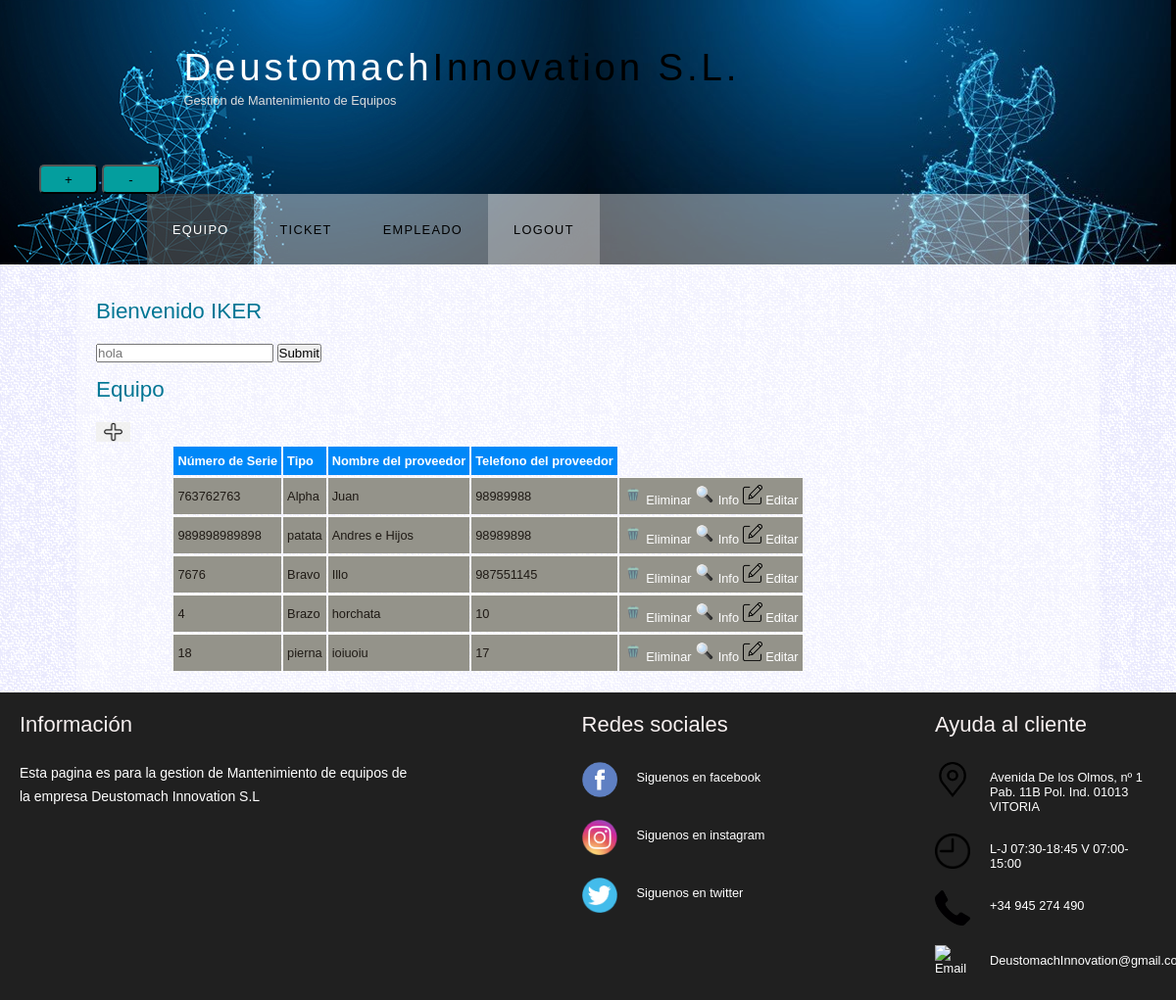
/myapp/listaEquipo/ (signed in), run on the app's committed database.
### myapp/models.py (models this page shows, shortened)
class Equipo(models.Model):
    numero_de_serie = models.IntegerField(default=0)
    modelo = models.CharField(max_length=50,default=' ')
    marca = models.CharField(max_length =50,default=' ')
    tipo_equipo = models.CharField(max_length =50,default=' ')
    fecha_adquisicion = models.DateField()
    fecha_puesta_en_marcha = models.DateField()
    proveedor_nombre = models.CharField(max_length =50,default=' ')
    proveedor_tlf = models.IntegerField(default=0)
    planta = models.CharField(max_length=50,default=' ')

### myapp/views.py (the view)
# urls.py: path('myapp/listaEquipo/', login_required(EquipoListView.as_view(), login_url='http://127.0.0.1:8000/myapp/login/'), name='ListaEquipos'),
class EquipoListView(ListView):
    model = Equipo
    template_name = 'listaEquipo.html'

### myapp/templates/listaEquipo.html
{% extends 'base.html' %}
{% load static %}
{% block main %}
      <div id="contenido" >
        <div id="buscador">
            <form action="http://127.0.0.1:8000/myapp/buscarEquipo/" method="GET">
              <input type="text" name="eq" placeholder="hola" value="{{request.GET.eq}}" id="cosadebuscar">
              <input class="botonbuscar" id="boton" type="submit">
            </form>
        </div>
        <h1>Equipo</h1>
        <a href="http://127.0.0.1:8000/myapp/createEquipo/" class="crear" ><img src="{% static 'imagenes/mas.png' %}" width="35px"></a>
        <table>
          <thead>
            <tr>
                <th class="cabecera">Número de Serie</th>
                <th class="cabecera">Tipo</th>
                <th class="cabecera">Nombre del proveedor</th>
                <th class="cabecera">Telefono del proveedor</th>
            </tr>
        </thead>
        <tbody>
            {% if object_list %}
            {% for equipo in object_list %}
            <tr id="lineaEquipo" onmouseover="cambiaColor()" onmouseout="colorOriginal()">
                <td>{{ equipo.numero_de_serie }}</td>
                <td>{{ equipo.tipo_equipo}}</td>
                <td>{{ equipo.proveedor_nombre }}</td>
                <td>{{ equipo.proveedor_tlf }}</td>
                <td>
                  <a href="{% url 'reto:DeleteEquipo' equipo.id %}"><img src="{% static 'imagenes/basura.png' %}" width="20px" height="20pxs"> Eliminar</a>
                  <a href="{% url 'reto:DetailEquipo' equipo.id %}"><img src="{% static 'imagenes/search.png' %}" width="20px" height="20pxs"> Info</a>
                  <a href="{% url 'reto:UpdateEquipo' equipo.id %}"> <img src="{% static 'imagenes/editar.png' %}" width="20px" height="20pxs"> Editar</a>
                </td>
            </tr>
            {% endfor %}
            {% else %}
            <h1>No hay proyectos disponibles</h1>
            {% endif %}
        </tbody>
        </table>
      </div>
{% endblock %}

### myapp/templates/base.html (shortened to what this page needs)
{% load static %}
<!DOCTYPE HTML>
<html lang="es">
<head>
  <link rel="stylesheet" type="text/css" href="{% static 'style/style.css' %}" title="style" />
  <link rel="stylesheet" href="{% static 'style/Contenido.css' %}">
  <link rel="stylesheet" href="{% static 'style/footer.css' %}">
  <link rel="stylesheet" href="{% static 'style/boton.css' %}">
</head>
  <body>
    <div id="main">
      <div id="header">
        <div id="logo">
          <div id="logo_text">
            <h1><a href="http://127.0.0.1:8000/myapp/listaEquipo/">Deustomach<span class="logo_colour">Innovation S.L.</span></a></h1>
            <h2>Gestión de Mantenimiento de Equipos</h2>
          </div>
        </div>
        <div id="zoom">
          <button id="boton3" onclick="masZoom()" >+</button>
          <button id="boton4" onclick="menosZoom()">-</button>
        </div>
        <div id="menubar">
          <ul id="menu">
            <li class="selected"><a href="http://127.0.0.1:8000/myapp/listaEquipo/">Equipo</a></li>
            <li><a href="http://127.0.0.1:8000/myapp/listaTicket/">Ticket</a></li>
            <li><a href="http://127.0.0.1:8000/myapp/listaEmpleado/">Empleado</a></li>
            <li id="logout"><a  href="http://127.0.0.1:8000/myapp/logout/">Logout</a></li>
          </ul>
        </div>
      </div>
      <div id="zona_contenido">
        <h1>Bienvenido {{user.username | upper}}</h1>
        {% block main %}
        {% endblock %}
      </div>
      <div id="footer">
        <div class="cuerpo-entero">
          <div class="cuerpo">
            <div class="columna1">
              <h4>
                Información
              </h4>
              <p>
                Esta pagina es para la gestion de Mantenimiento de equipos de la empresa Deustomach Innovation S.L
              </p>
            </div>
            <div class="columna2">
              <h4>
                Redes sociales
              </h4>
              <div class="fila">
                <a href="https://es-es.facebook.com/"><img src="{% static 'imagenes/facebook.png' %}" alt="facebook" width="36px" height="36px"> </a>
                <label> Siguenos en facebook</label>
              </div>
              <div class="fila">
                <a href="https://www.instagram.com/"><img src="{% static 'imagenes/instagram.png' %}" alt="instagram" width="36px" height="36px"> </a>
                <label> Siguenos en instagram</label>
              </div>
              <div class="fila">
                <a href="https://twitter.com/?lang=es"><img src="{% static 'imagenes/twitter.png' %}" alt="twitter" width="36px" height="36px"> </a>
                <label> Siguenos en twitter</label>
              </div>
            </div>
            <div class="columna3">
              <h4>
                Ayuda al cliente
              </h4>
              <div class="fila2">
                <a href="https://www.google.es/maps/search/Avenida+De+los+Olmos,+n%C2%BA+1+Pab.+11B+Pol.+Ind.+01013+VITORIA/@42.8739268,-2.6518166,19.32z?hl=es"><img src="{% static 'imagenes/localizador.png' %}" alt="Dirección" width="36px" height="36px"></a>
                <label> Avenida De los Olmos, nº 1 Pab. 11B
                  Pol. Ind.
                  01013 VITORIA
                </label>
              </div>
              <div class="fila2">
                <img src="{% static 'imagenes/reloj.png' %}" alt="Horario" width="36px" height="36px">
                <label> L-J 07:30-18:45 V 07:00-15:00 </label>
              </div>
              <div class="fila2">
                <img src="{% static 'imagenes/telefono.png' %}" alt="Telefono" width="36px" height="36px">
                <label> +34 945 274 490 </label>
              </div>
              <div class="fila2">
                <img src="{% static 'imagenes/email.png' %}" alt="Email" width="36px" height="36px">
                <label> DeustomachInnovation@gmail.com </label>
              </div>
            </div>
          </div>
        </div>
      </div>
    </div>
</body>
</html>

### myapp/static/style/style.css (style rules this page uses)
html { height: 100%; }
* { margin: 0; padding: 0; }
body { font: normal .80em 'trebuchet ms', arial, sans-serif; background: #F0EFE2 url(../imagenes/background.png) repeat; color: #777; }
p { padding: 0 0 20px 0; line-height: 1.7em; }
img { border: 0; }
h1, h3 { font: normal 175% 'century gothic', arial, sans-serif; color: #007694; margin: 0 0 15px 0; padding: 15px 0 5px 0; }
h2 { font: normal 175% 'century gothic', arial, sans-serif; color: #000; }
h4 { margin: 0; padding: 0 0 5px 0; font: normal 120% arial, sans-serif; color: rgb(247, 240, 240); }
a { text-decoration: none; color: rgb(255, 255, 255); }
ul { margin: 2px 0 22px 17px; }
ul li { list-style-type: circle; margin: 0 0 6px 0; padding: 0 0 4px 5px; }
li { color: rgb(255, 255, 255); }
#main, #logo, #menubar, #zona_contenido, #footer { margin-left: auto; margin-right: auto; }
#header { background: #1D1D1D url(../imagenes/header.png) no-repeat; background-size: 100%; }
#logo { width: 825px; position: relative; height: 168px; }
#logo #logo_text { position: absolute; top: 25px; left: 0; }
#logo h1, #logo h2 { font: normal 300% 'century gothic', arial, sans-serif; border-bottom: 0; text-transform: none; margin: 0; }
#logo_text h1, #logo_text h1 a, #logo_text h1 a:hover { padding: 22px 0 0 0; color: #FFF; letter-spacing: 0.1em; text-decoration: none; }
#logo_text h1 a .logo_colour { color: #000; }
#logo_text h2 { font-size: 100%; padding: 4px 0 0 0; color: #DDD; }
#menubar { width: 900px; height: 72px; padding: 0; background: transparent url(/imagenes/transparent_light.png) repeat; }
ul#menu, ul#menu li { float: left; margin: 0; padding: 0; }
ul#menu li { list-style: none; }
ul#menu li a { letter-spacing: 0.1em; font: normal 100% arial, sans-serif; display: block; float: left; height: 37px; padding: 29px 26px 6px 26px; text-align: center; color: #000; text-transform: uppercase; text-decoration: none; background: transparent; }
ul#menu li a:hover, ul#menu li.selected a, ul#menu li.selected a:hover { color: #FFF; background: transparent url(../imagenes/transparent.png) repeat; }
#logout { background-color: rgba(255, 255, 255, 0.267); }
table { margin: auto; }
table tr th, table tr td { background: #0088f8; color: #FFF; padding: 7px 4px; text-align: left; }
table tr td { background: #94938a; color: #1f1a15; border-top: 1px solid #FFF; }

### myapp/static/style/Contenido.css (style rules this page uses)
#zona_contenido { width: 1000px; overflow: hidden; margin: 0 auto 0 auto; padding: 20px 24px 20px 20px; background: transparent url(../imagenes/transparent_light.png) repeat; }
#contenido { text-align: left; width: 80%; padding: 0; }

### myapp/static/style/footer.css (style rules this page uses)
#footer { width: 100%; box-sizing: border-box; background: #202020; color: white; padding: 20px; }
.cuerpo-entero { width: 100%; max-width: 1200px; margin: auto; }
.cuerpo { display: flex; justify-content: space-between; }
.columna1 { max-width: 400px; }
.columna1 h4 { font-size: 22px; }
.columna1 p { font-size: 14px; margin-top: 20px; }
.columna2 { max-width: 400px; }
.columna2 h4 { font-size: 22px; }
.fila { margin-top: 20px; display: flex; }
.fila label { margin-top: 8px; margin-left: 20px; }
.columna3 { max-width: 400px; }
.columna3 h4 { font-size: 22px; }
.fila2 { margin-top: 20px; display: flex; }
.fila2 label { margin-top: 8px; margin-left: 20px; max-width: 170px; }

### myapp/static/style/boton.css (style rules this page uses)
#zoom { height: auto; margin-left: 40px; }
#boton3 { display: inline-block; height: 30px; width: 60px; background: rgb(4, 158, 158); border-radius: 5px; }
#boton4 { display: inline-block; height: 30px; width: 60px; background: rgb(4, 158, 158); border-radius: 5px; }

### data on the page
Equipo: numero_de_serie "763762763", tipo_equipo "Alpha", proveedor_nombre "Juan", proveedor_tlf "98989988"
Equipo: numero_de_serie "989898989898", tipo_equipo "patata", proveedor_nombre "Andres e Hijos", proveedor_tlf "98989898"
Equipo: numero_de_serie "7676", tipo_equipo "Bravo", proveedor_nombre "Illo", proveedor_tlf "987551145"
Equipo: numero_de_serie "4", tipo_equipo "Brazo", proveedor_nombre "horchata", proveedor_tlf "10"
Equipo: numero_de_serie "18", tipo_equipo "pierna", proveedor_nombre "ioiuoiu", proveedor_tlf "17"

### other printed values
{{ user.username | upper }} "IKER"
